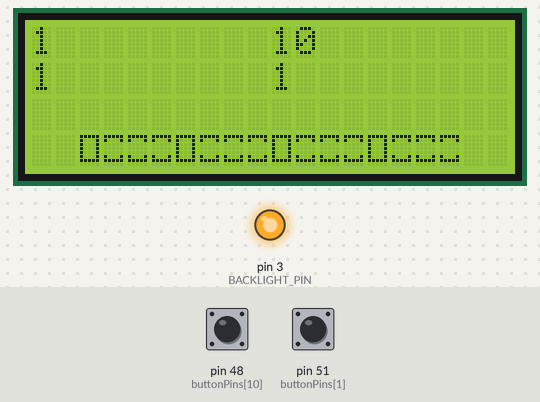
The sketch below on a simulated Arduino Mega 2560, built with avr-gcc and run on an emulated ATmega2560. Shown: 20×4 character LCD, output pins drawn as LEDs (lit = HIGH). Inputs (shaded band) come from the test bench; at power-on: pin 48 (buttonPins[10]) HIGH, pin 51 (buttonPins[1]) HIGH. MIDI output is not drawn.

Above: at 4.3 s.
4.4 s: pin 48 (buttonPins[10]) pulled LOW for 0.15 s
At 4.48 s:
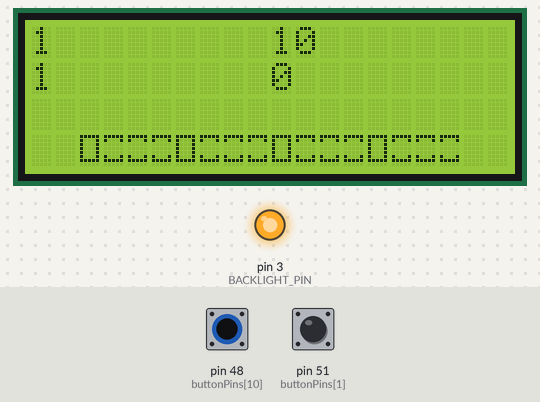
6.0 s: pin 51 (buttonPins[1]) pulled LOW for 0.15 s
At 6.08 s:
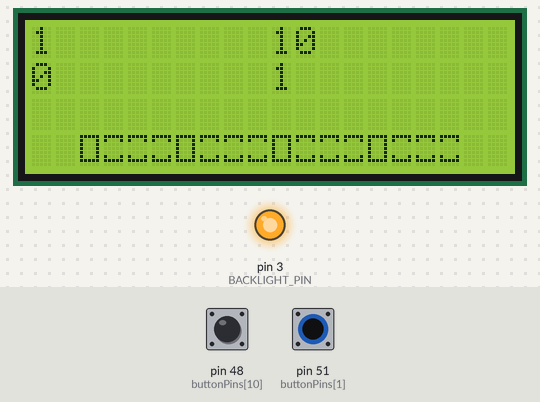
Timing chart, 0 to 9.0 s (numbered marks = the images above; inputs shaded):
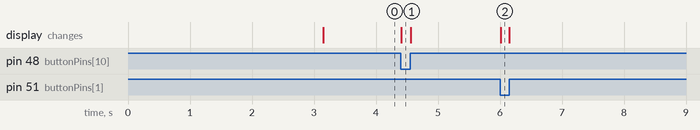

The sketch:

ArduinoX0X.ino
```cpp
#include <MIDI.h>
#include <Wire.h>
#include <LiquidCrystal_I2C.h>
//#include "LiquidCrystal_I2C.h"
#define BACKLIGHT_PIN (3)
#define LED_ADDR (0x27) // might need to be 0x3F, if 0x27 doesn't work
LiquidCrystal_I2C lcd(LED_ADDR, 2, 1, 0, 4, 5, 6, 7, BACKLIGHT_PIN, POSITIVE);

class MusicNote {
  public:
    byte Velocity;
    bool Play = false;
    bool EndNote = false;
    byte Duration;
};

class Sequence {
  public:
    byte Pitch;
    MusicNote MusicNotes[16];
};

class Pattern {
  public:
    byte PatternTempo;
    Sequence Sequences[8];
};

class PatternsObject {
  public:
    Pattern Patterns[8];
};

const uint8_t noteOnChar[8] = { 0x1f, 0x1f, 0x1f, 0x1f, 0x1f, 0x1f, 0x1f };
const uint8_t noteOffChar[8] = { 0x1f, 0x11, 0x0, 0x0, 0x0, 0x11, 0x1f };
const uint8_t noteOffMajorChar[8] = { 0x1f, 0x11, 0x11, 0x11, 0x11, 0x11, 0x1f };
const uint8_t playChar[8] = { 0x0, 0x8, 0xc, 0xe, 0xc, 0x8, 0x0 };
const int buttonPins[16] = { 53, 51, 49, 47, 45, 43, 41, 39, 52, 50, 48, 46, 44, 42, 40, 38 };

PatternsObject PatternsContainer;
byte currentPattern;
byte currentSequence;
byte currentMidiNote;
byte currentOctave;
byte currentPitch;
byte currentVelocity;
byte currentNoteDuration;
byte bpmTempo;

unsigned long currentMillis;
unsigned long previousMillis;
unsigned long differenceTiming;
long buttonTimerReset = 0;

// LCD TRACKERS FOR BPM FLASH AND PLAYHEAD POSITION
int bpmCount;
int playheadCount;
bool dirtySequenceFlag;
bool dirtyUIFlag;
int sixteenInterval;

MIDI_CREATE_DEFAULT_INSTANCE();

void setup() {

  //SET DEFAULT VALUES
  currentPattern = (byte)0;
  currentSequence = (byte)0;
  currentOctave = (byte)4;
  currentPitch = (byte)42;
  currentVelocity = (byte)127;
  currentNoteDuration = (byte)2;
  bpmTempo = (byte)140;
  bpmCount = 0;
  playheadCount = 0;

  MIDI.begin();
  Serial.begin(115200);
  pinMode(BACKLIGHT_PIN, OUTPUT);
  digitalWrite(BACKLIGHT_PIN, HIGH);
  lcd.begin(20, 4);             // initialize the lcd

  lcd.createChar(1, (uint8_t *)noteOnChar);
  lcd.createChar(2, (uint8_t *)noteOffChar);
  lcd.createChar(3, (uint8_t *)noteOffMajorChar);
  lcd.createChar(4, (uint8_t *)playChar);

  sixteenInterval = ((1000 / (int)bpmTempo) * 60 / 2) / 4;

  lcd.home();
  lcd.print("MIDI Sequencer");

  delay(3000);
lcd.clear();
  SetupButtons();
 // SetupArrays();
  buttonTimerReset = 0;
  RedrawSequence();
  //RedrawUI();
}

void SetupButtons()
{
  for (int i = 0; i < 16; i++)
  {
    pinMode(buttonPins[i], INPUT_PULLUP);
  }
}

void SetupArrays()
{
  int arrsize = sizeof(PatternsContainer.Patterns) / sizeof(int);
  for (int i = 0; i < arrsize; i++)
  {
    Pattern pattern = PatternsContainer.Patterns[i];
    pattern.PatternTempo = (byte)60;
    arrsize = sizeof(pattern.Sequences) / sizeof(int);
    for (int j = 0; j < arrsize; j++)
    {
      Sequence sequence = pattern.Sequences[j];
      sequence.Pitch = (byte)currentPitch;
      arrsize = sizeof(sequence.MusicNotes) / sizeof(int);
      for (int k = 0; k < arrsize; k++)
      {
        MusicNote note = sequence.MusicNotes[k];
        note.EndNote = false;
        note.Play = false;
        note.Velocity = (byte)currentVelocity;
        note.Duration = (byte)0;
      }
    }
  }
}


// ========================================

void loop() {
  // put your main code here, to run repeatedly:

  //lcd.clear();

  //int note = map(analogRead(0), 0, 1023, 0, 127);
  //int velocity = map(analogRead(3), 0, 1023, 0, 127);

    bool buttonState = digitalRead(buttonPins[1]);

    lcd.setCursor(0, 0);
    lcd.print("1");
    lcd.setCursor(0, 1);
    lcd.print((String)buttonState);

    buttonState = digitalRead(buttonPins[10]);

    lcd.setCursor(10, 0);
    lcd.print("10");
    lcd.setCursor(10, 1);
    lcd.print((String)buttonState);
    //delay(300);
    digitalWrite(buttonPins[1], HIGH);
    digitalWrite(buttonPins[10], HIGH);
    return;

  dirtySequenceFlag = false;
  currentMillis = millis();
  differenceTiming = currentMillis - previousMillis;
  if (differenceTiming >= sixteenInterval)
  {
    //PerformMidiCheck();

    lcd.home();

    /*
    if (playheadCount == 16)
    {
      lcd.setCursor(17, 2);
      lcd.print(" ");
      playheadCount = 0;
    }
    lcd.setCursor(1 + playheadCount, 2);
    lcd.print(" ");
    lcd.setCursor(2 + playheadCount, 2);
    lcd.print((char)4);
    */

    // RESET BUTTON
    if (buttonTimerReset < -10000) {
      buttonTimerReset = 0;
    }
    buttonTimerReset -= differenceTiming;

    // CHECK BUTTONS
    if (buttonTimerReset < 0)
    {
      EvaluateSequenceButtons();
    }

    // REDRAW BUTTONS
    if (dirtySequenceFlag) {
      RedrawSequence();
      dirtySequenceFlag = false;
    }

    if (dirtyUIFlag) {
      RedrawUI();
      dirtyUIFlag = false;
    }

    //ADVANCE COUNTERS / RESET TIMERS
    bpmCount++;
    playheadCount++;
    previousMillis = currentMillis;
  }
}


void PerformMidiCheck()
{
  for (int i = 0; i < 16; i++)
  {
    if (PatternsContainer.Patterns[currentPattern].Sequences[i].MusicNotes[playheadCount].EndNote == true) {
      EndMidiNote(PatternsContainer.Patterns[currentPattern].Sequences[i].Pitch);
    }

    if (PatternsContainer.Patterns[currentPattern].Sequences[i].MusicNotes[playheadCount].Play == true) {
      StartMidiNote(PatternsContainer.Patterns[currentPattern].Sequences[i].Pitch,
                    PatternsContainer.Patterns[currentPattern].Sequences[i].MusicNotes[playheadCount].Velocity);
    }
  }
}

void StartMidiNote(byte pitch, byte velocity)
{
  //lcd.setCursor(0, 0);
  //lcd.print("P:" + (String)pitch + " V:" + (String)velocity);
  MIDI.sendNoteOn((int)pitch, (int)velocity, 1); // Send a Note
}

void EndMidiNote(byte pitch)
{
  MIDI.sendNoteOff((int)pitch, 0, 1);  // Stop the note
}


void EvaluateSequenceButtons()
{
  lcd.clear();

  for (int i = 0; i < 16; i++)
  {
    bool buttonState = digitalRead(buttonPins[i]);

    lcd.setCursor(0, 0);
    lcd.print((String)i);
    lcd.setCursor(0, 1);
    lcd.print((String)buttonState);
    delay(300);


    if (!buttonState)
    {
      //lcd.setCursor(0, 0);
      //lcd.print((String) i);
      ///elay(500);

      dirtySequenceFlag = true;
      buttonTimerReset = 500;
      //SetMidiStartPoint(i);

      /*
      if (PatternsContainer.Patterns[currentPattern].Sequences[currentSequence].MusicNotes[i].Play == true)
      {
        ClearMidiSequences(i);
      }
      else
      {
        SetMidiStartPoint(i);
        int endPoint = SetMidiEndPoint(i);
      }*/
    }

    digitalWrite(buttonPins[i], HIGH);
  }
}


// SET MIDI SEQUENCES
void SetMidiStartPoint(int startPoint)
{
  PatternsContainer.Patterns[currentPattern].Sequences[currentSequence].MusicNotes[startPoint].Play = true;
  PatternsContainer.Patterns[currentPattern].Sequences[currentSequence].MusicNotes[startPoint].Duration = currentNoteDuration;
}

int SetMidiEndPoint(int tempPlayheadCount)
{
  int endPoint = 0;
  switch (currentNoteDuration)
  {
    case 16:
      endPoint = tempPlayheadCount + 1;
      break;

    case 8:
      endPoint = tempPlayheadCount + 2;
      break;

    case 4:
      endPoint = tempPlayheadCount + 4;
      break;

    case 2:
      endPoint = tempPlayheadCount + 8;
      break;

    case 1:
      endPoint = tempPlayheadCount + 16;
      break;
  }

  if (endPoint > 16) {
    endPoint -= 16;
  }

  //lcd.setCursor(1, 1);
  //lcd.print((String)endPoint);

  PatternsContainer.Patterns[currentPattern].Sequences[currentSequence].MusicNotes[endPoint].EndNote = true;
  return endPoint;
}

void ClearMidiSequences(int startPoint)
{
  PatternsContainer.Patterns[currentPattern].Sequences[currentSequence].MusicNotes[startPoint].Play = false;
  int endPoint = 0;
  switch (PatternsContainer.Patterns[currentPattern].Sequences[currentSequence].MusicNotes[startPoint].Duration)
  {
    case 16:
      endPoint = startPoint + 1;
      break;

    case 8:
      endPoint = startPoint + 2;
      break;

    case 4:
      endPoint = startPoint + 4;
      break;

    case 2:
      endPoint = startPoint + 8;
      break;

    case 1:
      endPoint = startPoint + 16;
      break;
  }

  if (endPoint > 16) {
    endPoint -= 16;
  }
  PatternsContainer.Patterns[currentPattern].Sequences[currentSequence].MusicNotes[startPoint].Duration = 0;
  PatternsContainer.Patterns[currentPattern].Sequences[currentSequence].MusicNotes[endPoint].EndNote = false;
}


// LCD DRAWING
void RedrawSequence()
{
  for (int i = 0; i < 16; i++) {
    lcd.setCursor(i + 2, 3);
    if (PatternsContainer.Patterns[currentPattern].Sequences[currentSequence].MusicNotes[i].Play == true) {
      // PRINT BEAT START
      lcd.print((char)1);
    }
    else {
      // PRINT OPEN BEAT
      if (i == 0 || i == 4 || i == 8 || i == 12) {
        lcd.print((char)3);
      }
      // PRINT SUB BEAT
      else {
        lcd.print((char)2);
      }
    }
  }
}

void RedrawUI()
{
  return;
  lcd.setCursor(1, 0);
  lcd.print("Pattern:" + (String)currentPattern + "   Seq:" + (String)currentSequence);
  lcd.setCursor(1, 1);
  lcd.print("BPM PIT VEL DUR");
  lcd.setCursor(1, 2);
  lcd.print((String)bpmTempo);

  lcd.setCursor(5, 2);
  lcd.print(ConvertPitchToString());

  lcd.setCursor(9, 2);
  lcd.print((String)currentVelocity);

  lcd.setCursor(13, 2);
  lcd.print((String)ConvertNoteDurationToString());
}

String ConvertPitchToString()
{
  String midiNotes[12] = { "C", "C#", "D", "D#", "E", "F", "F#", "G", "G#", "A", "A#", "B" };
  int midiNoteIndex = currentPitch % 12;
  int octave = (int)(currentPitch / 12);
  String convertedStr = midiNotes[midiNoteIndex] + (String)octave;
}

String ConvertNoteDurationToString()
{
  switch (currentNoteDuration)
  {
    case 16:
      return "16";

    case 8:
      return "1/8";

    case 4:
      return "1/4";

    case 2:
      return "1/2";

    case 1:
      return "1/1";
  }
}
```

Measured:
- after the input at 4.4 s, the display: changes at once (image 1)
- after the input at 6.0 s, the display: changes at once (image 2)
